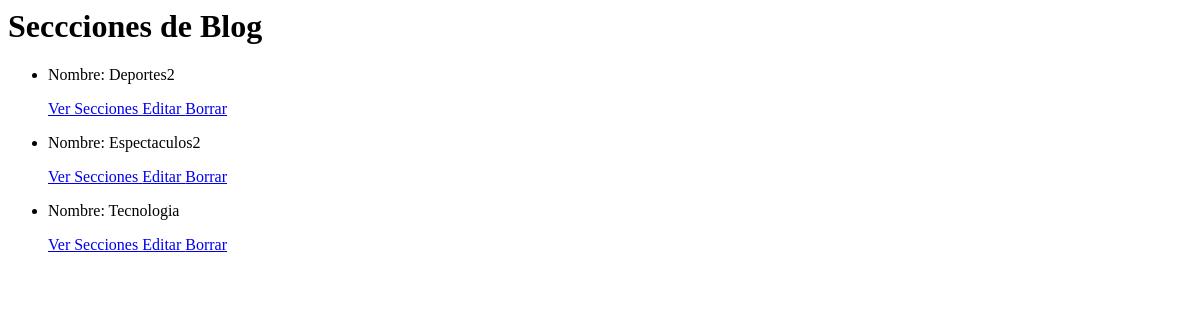
Page /blog/seccion/list (signed in) on the earlier database version.
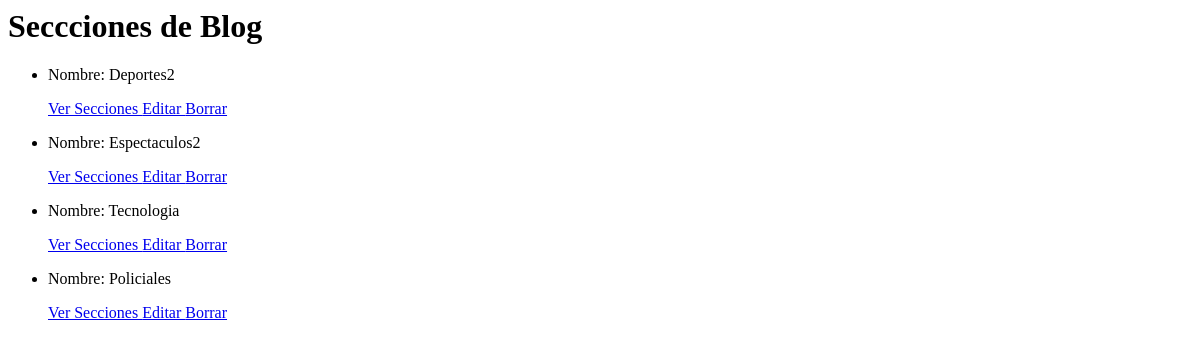
Same page on the later database version.
### blog/models.py (models this page shows, shortened)
class Seccion(models.Model):
    class Meta:
        verbose_name_plural = "Secciones"
    nombre = models.CharField(max_length=30)

### blog/views.py (the view)
# urls.py: path("seccion/list", SeccionList.as_view(), name="SeccionList"),
class SeccionList(LoginRequiredMixin, ListView):
    model = Seccion
    template_name = "blog/secciones_list.html"

### blog/templates/blog/secciones_list.html
<h1> Seccciones de Blog </h1>
<ul>
    {% for seccion in object_list %}
    <li>
        <p> Nombre: {{ seccion.nombre }} </p>
        <p>
            <a href="{% url 'SeccionDetail' seccion.id %}"> Ver Secciones </a>
            <a href="{% url 'SeccionUpdate' seccion.id %}"> Editar </a>
            <a href="{% url 'SeccionDelete' seccion.id %}"> Borrar </a>
        </p>
    </li>
    {% endfor %}
</ul>

Differences in the rows shown:
added Seccion: nombre "Policiales"
